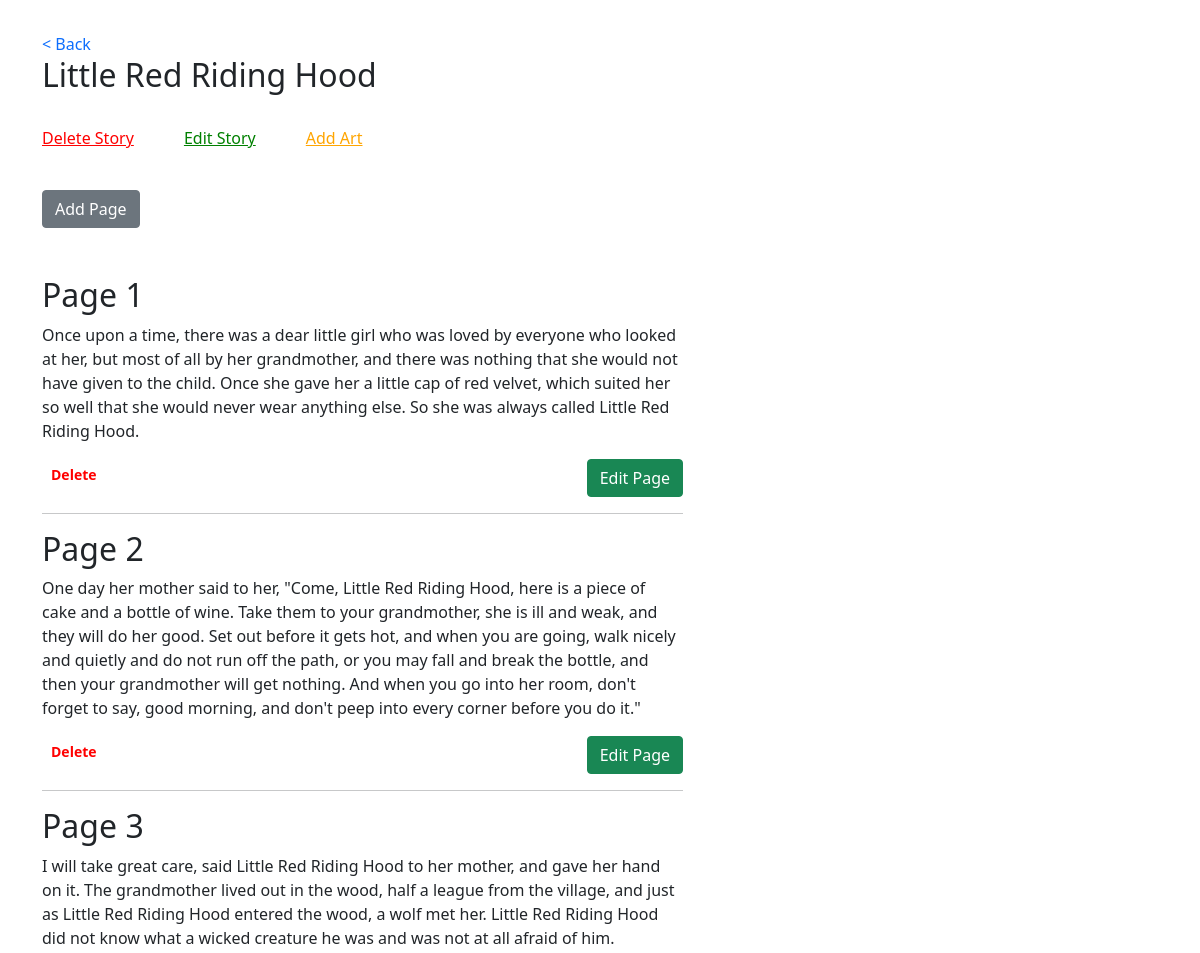
The page /detail/10 (upper part) on the database as committed earlier.
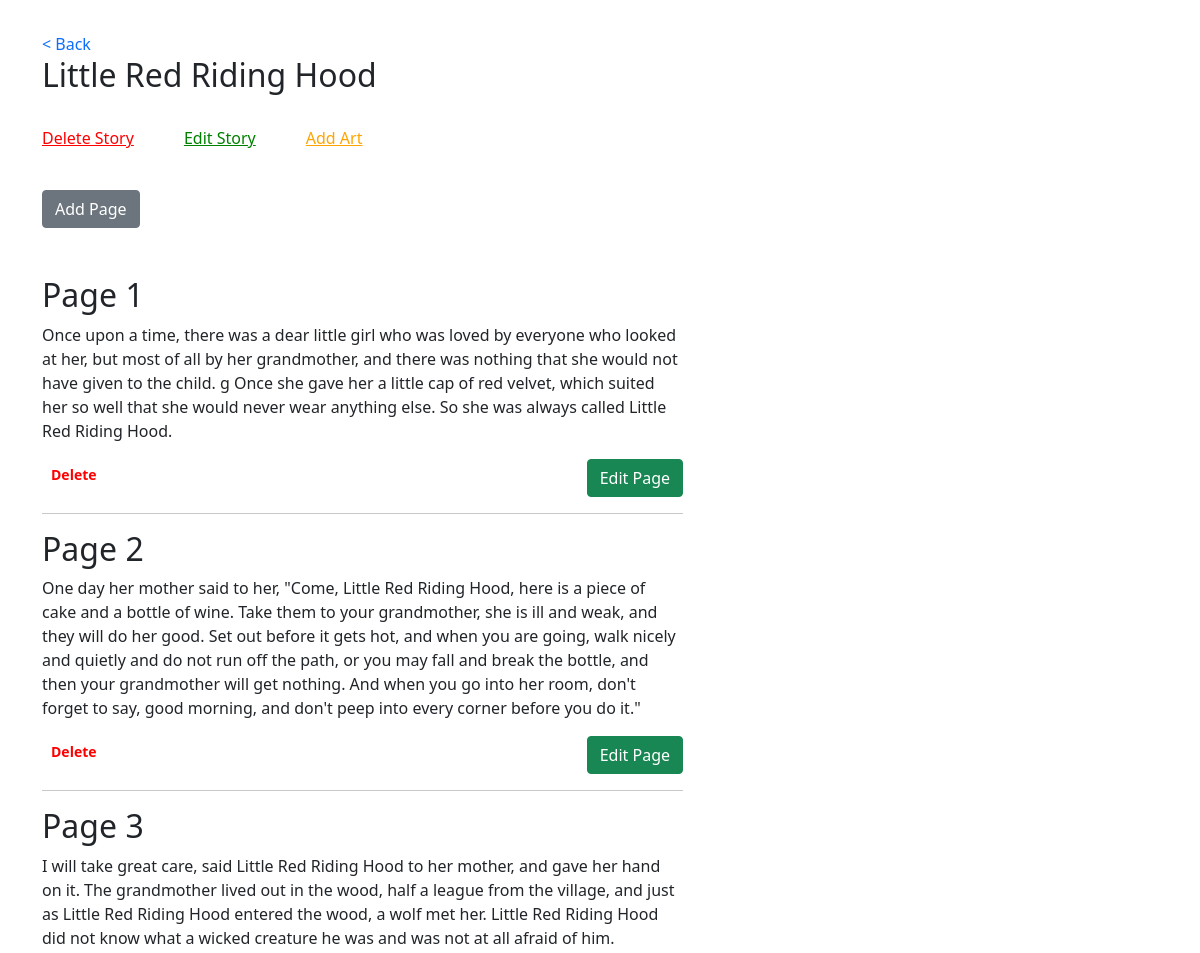
The same page on the database as committed later.
### main.py (models this page shows)
class StoryDetails(db.Model):
    __tablename__ = 'details'
    id = db.Column(db.Integer, primary_key=True, nullable=False)
    title = db.Column(db.String(20))
    story = db.Column(db.String(1000))
    image = db.Column(db.String(300),  nullable=True)
    story_id = db.Column(db.Integer,  db.ForeignKey('stories.id'))

### main.py (the view)
@app.route('/detail/<int:id>')
def detail(id):
    stories = StoryDetails.query.filter_by(story_id=id).order_by(asc(StoryDetails.id)).all()
    story_name = Stories.query.get(id)
    data = []
    index = 1
    for i in stories:
        story_soup = BeautifulSoup(i.story, 'html.parser')
        data.append({
            'index': index,
            'id': i.id,
            'title': i.title,
            'image': i.image,
            'story': story_soup.get_text()
        })
        index += 1
    print(data)
    rata = jsonify({'data': data})
    return render_template('index.html', details=data, story_id=id, story_name=story_name.name)

### templates/index.html (shortened to what this page needs)
<!DOCTYPE html>
<html lang="en">
{% include 'head.html' %}
<head>
</head>
<body>
<section id="main">
  <div class="container">
    <div class="row" style="padding: 2rem 0 0 0">
      <div class="col-lg-7">
        <a style="text-decoration: none;" href="{{url_for('home')}}">< Back</a>
          <h2>{{story_name}}</h2><br>
        <div class="title d-flex justify-content-between" style="width:50%;">
           <a href="{{url_for('delete_story', id=story_id)}}" style="color:red;"><p>Delete Story</p></a>
          <a href="{{url_for('edit_story', id=story_id)}}" style="color:green;"><p>Edit Story</p></a>
          <a href="{{url_for('upload_story_art')}}" style="color:orange;"><p>Add Art</p></a>
        </div><br>
         <div class="title w-59 d-flex justify-content-between" style="width:60%;">
        <a href="{{url_for('add_new_post', id=story_id)}}"><button onclick="addPage()" class="btn btn-rounded btn-secondary">Add Page</button></a>
         </div><br>
        <div class="edit_elements"><br>
          {% for detail in details%}
          <div>
            <h2>Page {{detail.index}}</h2>
            <p>{{detail.story}}</p>
            <div class="d-flex  justify-content-between">
              <a href="{{url_for('delete_page', id=detail.id, story_id=story_id)}}"><button class="btn btn-sm float-left" style="font-weight: bold; color:red;">Delete</button></a>
              <a href="{{url_for('edit_post', id=detail.id, story_id=story_id)}}">
                <button class="btn btn-md btn-success float-right">Edit Page</button></a>
            </div>
          </div>
          <hr>
          {% endfor %}
        </div>
      </div>
      <div class="col-lg-5">
        </div>
      </div>
    </div>
</section>
</body>
</html>

Rows that differ between the two databases and show on the page:
changed StoryDetails: story "…given to the child. Once she gave her…" → "…given to the child. g Once she gave her…"
